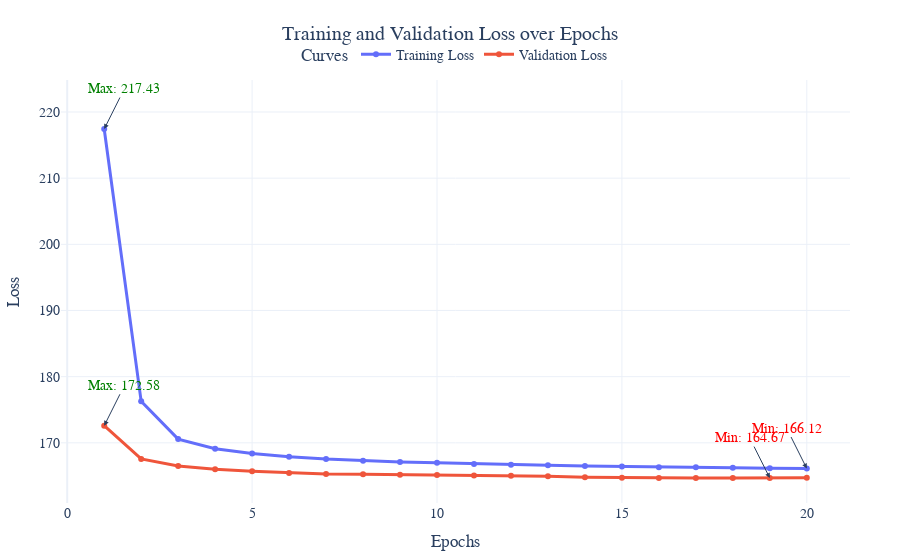

Here is the notebook cell this chart was saved with:
### Code cell
trainer = Trainer(
    config=TrainerConfig(
        optimizer="adam",
        criterion="mixed_type_reconstruction_loss",
        learning_rate=1e-3,
        weight_decay=1e-5,
        batch_size=128,
        early_stopping_patience=5,
        save_weights_path="./models/mlp_adult.pth"
    ),
    model= model
)

# Train the model
trainer.train(train_dataset, val_dataset, epochs=20)

### Figure 1 — Plotly figure (JSON) as saved in the notebook; plotly's stock layout.template omitted (floating-point values rounded to 4 significant figures)
{"data": [{"hovertemplate": "%{x}, %{y}<extra>Training Loss</extra>", "line": {"width": 3}, "marker": {"size": 6}, "mode": "lines+markers", "name": "Training Loss", "type": "scatter", "x": [1, 2, 3, 4, 5, 6, 7, 8, 9, 10, 11, 12, 13, 14, 15, 16, 17, 18, 19, 20], "y": [217.4, 176.3, 170.6, 169.1, 168.4, 167.9, 167.5, 167.3, 167.1, 167.0, 166.8, 166.7, 166.6, 166.5, 166.4, 166.3, 166.3, 166.2, 166.2, 166.1]}, {"hovertemplate": "%{x}, %{y}<extra>Validation Loss</extra>", "line": {"width": 3}, "marker": {"size": 6}, "mode": "lines+markers", "name": "Validation Loss", "type": "scatter", "x": [1, 2, 3, 4, 5, 6, 7, 8, 9, 10, 11, 12, 13, 14, 15, 16, 17, 18, 19, 20], "y": [172.6, 167.6, 166.5, 166.0, 165.7, 165.4, 165.3, 165.2, 165.2, 165.1, 165.1, 165.0, 164.9, 164.8, 164.7, 164.7, 164.7, 164.7, 164.7, 164.7]}], "layout": {"annotations": [{"arrowhead": 2, "ax": -20, "ay": -40, "font": {"color": "red"}, "showarrow": true, "text": "Min: 166.12", "x": 20, "y": 166.1}, {"arrowhead": 2, "ax": 20, "ay": -40, "font": {"color": "green"}, "showarrow": true, "text": "Max: 217.43", "x": 1, "y": 217.4}, {"arrowhead": 2, "ax": -20, "ay": -40, "font": {"color": "red"}, "showarrow": true, "text": "Min: 164.67", "x": 19, "y": 164.7}, {"arrowhead": 2, "ax": 20, "ay": -40, "font": {"color": "green"}, "showarrow": true, "text": "Max: 172.58", "x": 1, "y": 172.6}], "font": {"family": "Arial, sans-serif", "size": 14}, "legend": {"orientation": "h", "title": {"text": "Curves"}, "x": 0.5, "xanchor": "center", "y": 1.02, "yanchor": "bottom"}, "margin": {"b": 50, "l": 50, "r": 50, "t": 80}, "title": {"text": "Training and Validation Loss over Epochs", "x": 0.5, "xanchor": "center"}, "xaxis": {"title": {"text": "Epochs"}}, "yaxis": {"title": {"text": "Loss"}}}}
